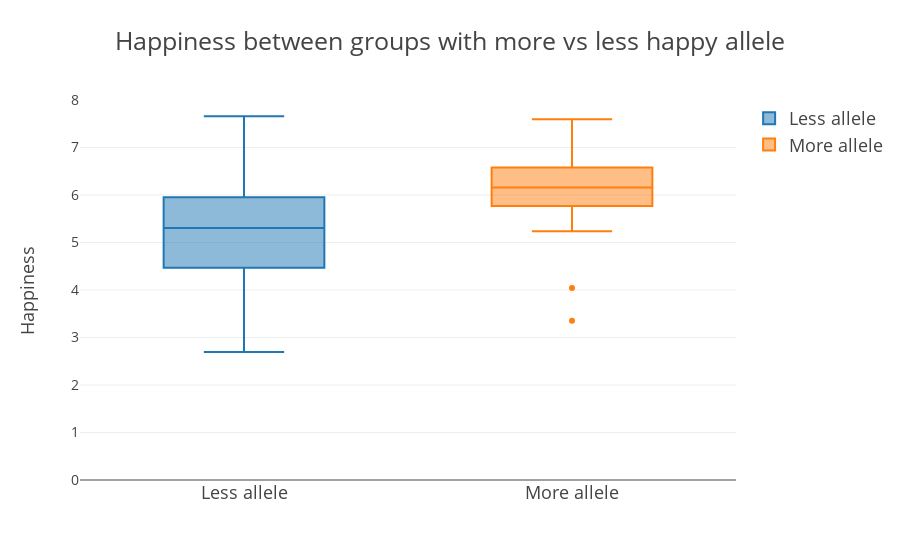

Notebook code for this chart:
### Code cell
trace0 = go.Box(y=df_2016['happiness'][df_2016['happy_gene'] == 0].values, 
                name="Less allele")
trace1 = go.Box(y=df_2016['happiness'][df_2016['happy_gene'] == 1].values,
                name="More allele")
data = [trace0, trace1]
layout = go.Layout(title="Happiness between groups with more vs less happy allele",
                   font=dict(size=18),
                   yaxis=dict(range=[0, 8], title='Happiness', 
                              titlefont=dict(size=18), tickfont=dict(size=14)))
fig = go.Figure(data=data, layout=layout)
py.iplot(fig)

### Figure 1 — Plotly figure (JSON) as saved in the notebook; plotly's stock layout.template omitted (floating-point values rounded to 4 significant figures)
{"data": [{"name": "Less allele", "type": "box", "uid": "423aee3e-8d34-11e8-ba98-60030899ee42", "y": [4.22, 4.511, 5.341, 4.325, 7.25, 7.048, 5.304, 6.17, 4.556, 5.178, 6.949, 4.007, 5.181, 3.499, 4.838, 4.206, 4.461, 4.816, 7.245, 2.693, 4.029, 5.325, 4.119, 4.522, 5.417, 5.795, 6.736, 4.557, 5.65, 4.298, 7.66, 6.475, 4.832, 4.448, 6.874, 4.514, 5.303, 3.603, 5.498, 5.449, 7.51, 4.179, 5.136, 4.653, 4.413, 7.041, 7.159, 5.955, 4.543, 5.955, 5.271, 5.534, 4.396, 5.759, 5.947, 4.857, 5.94, 5.271, 3.808, 3.355, 5.434, 5.866, 6.967, 5.346, 3.663, 3.476, 4.016, 6.591, 4.472, 5.61, 5.578, 5.057, 5.304, 5.386, 4.623, 5.1, 7.541, 7.226, 4.235, 5.22, 5.827, 5.549, 4.907, 5.431, 6.162, 5.447, 5.969, 5.855, 3.333, 6.474, 4.595, 5.753, 4.733, 6.033, 5.993, 5.937, 4.668, 4.77, 5.971, 2.888, 6.319, 7.459, 6.513, 5.104, 2.903, 6.074, 3.879, 4.521, 5.326, 5.887, 4.233, 4.029, 6.831, 6.824, 6.804, 5.893, 5.062, 3.826, 4.348, 3.735]}, {"name": "More allele", "type": "box", "uid": "423af56e-8d34-11e8-a01b-60030899ee42", "y": [6.427, 5.77, 6.375, 6.579, 6.234, 7.136, 7.558, 5.239, 6.115, 6.14, 6.359, 3.352, 5.648, 6.824, 6.013, 7.596, 6.118, 5.801, 5.701, 7.369, 6.171, 4.041]}], "layout": {"font": {"size": 18}, "title": "Happiness between groups with more vs less happy allele", "yaxis": {"range": [0, 8], "tickfont": {"size": 14}, "title": "Happiness", "titlefont": {"size": 18}}}}
